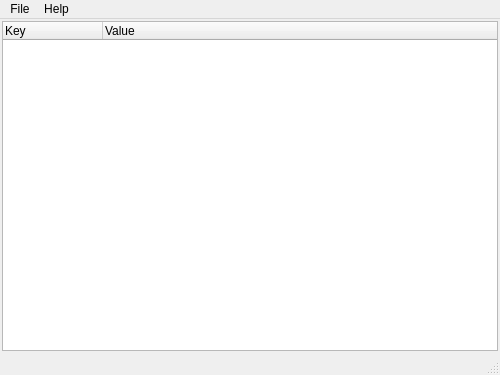
<?xml version="1.0" encoding="UTF-8"?>
<ui version="4.0">
 <class>SerialTree</class>
 <widget class="QDockWidget" name="SerialTree">
  <property name="geometry">
   <rect>
    <x>0</x>
    <y>0</y>
    <width>500</width>
    <height>375</height>
   </rect>
  </property>
  <property name="minimumSize">
   <size>
    <width>400</width>
    <height>300</height>
   </size>
  </property>
  <widget class="QMainWindow" name="mainWindow">
   <property name="dockNestingEnabled">
    <bool>true</bool>
   </property>
   <widget class="QWidget" name="centralWidget">
    <layout class="QGridLayout" name="gridLayout">
     <property name="leftMargin">
      <number>2</number>
     </property>
     <property name="topMargin">
      <number>2</number>
     </property>
     <property name="rightMargin">
      <number>2</number>
     </property>
     <property name="bottomMargin">
      <number>2</number>
     </property>
     <property name="spacing">
      <number>0</number>
     </property>
     <item row="0" column="0">
      <widget class="QTreeWidget" name="treeWidget">
       <property name="alternatingRowColors">
        <bool>true</bool>
       </property>
       <property name="uniformRowHeights">
        <bool>true</bool>
       </property>
       <property name="animated">
        <bool>true</bool>
       </property>
       <property name="columnCount">
        <number>2</number>
       </property>
       <column>
        <property name="text">
         <string>Key</string>
        </property>
       </column>
       <column>
        <property name="text">
         <string>Value</string>
        </property>
       </column>
      </widget>
     </item>
    </layout>
   </widget>
   <widget class="QMenuBar" name="menuBar">
    <property name="geometry">
     <rect>
      <x>0</x>
      <y>0</y>
      <width>500</width>
      <height>21</height>
     </rect>
    </property>
    <widget class="QMenu" name="menuFile">
     <property name="title">
      <string>File</string>
     </property>
     <addaction name="actionFind_Key"/>
     <addaction name="separator"/>
     <addaction name="actionOpen_Tree"/>
     <addaction name="actionSave_Tree"/>
     <addaction name="separator"/>
     <addaction name="actionClose_Window"/>
    </widget>
    <widget class="QMenu" name="menuHelp">
     <property name="title">
      <string>Help</string>
     </property>
     <addaction name="actionGeneral_Help"/>
     <addaction name="actionTree_Help"/>
    </widget>
    <addaction name="menuFile"/>
    <addaction name="menuHelp"/>
   </widget>
   <widget class="QStatusBar" name="statusBar"/>
  </widget>
  <action name="actionFind_Key">
   <property name="text">
    <string>Find Key</string>
   </property>
   <property name="shortcut">
    <string>Ctrl+F</string>
   </property>
  </action>
  <action name="actionOpen_Tree">
   <property name="enabled">
    <bool>false</bool>
   </property>
   <property name="text">
    <string>Open Tree</string>
   </property>
   <property name="shortcut">
    <string>Ctrl+O</string>
   </property>
   <property name="visible">
    <bool>false</bool>
   </property>
  </action>
  <action name="actionSave_Tree">
   <property name="text">
    <string>Save Tree</string>
   </property>
   <property name="shortcut">
    <string>Ctrl+S</string>
   </property>
  </action>
  <action name="actionClose_Window">
   <property name="text">
    <string>Close Window</string>
   </property>
   <property name="shortcut">
    <string>Ctrl+Q</string>
   </property>
  </action>
  <action name="actionGeneral_Help">
   <property name="text">
    <string>General Help</string>
   </property>
  </action>
  <action name="actionTree_Help">
   <property name="text">
    <string>Tree Help</string>
   </property>
  </action>
 </widget>
 <resources/>
 <connections/>
</ui>
